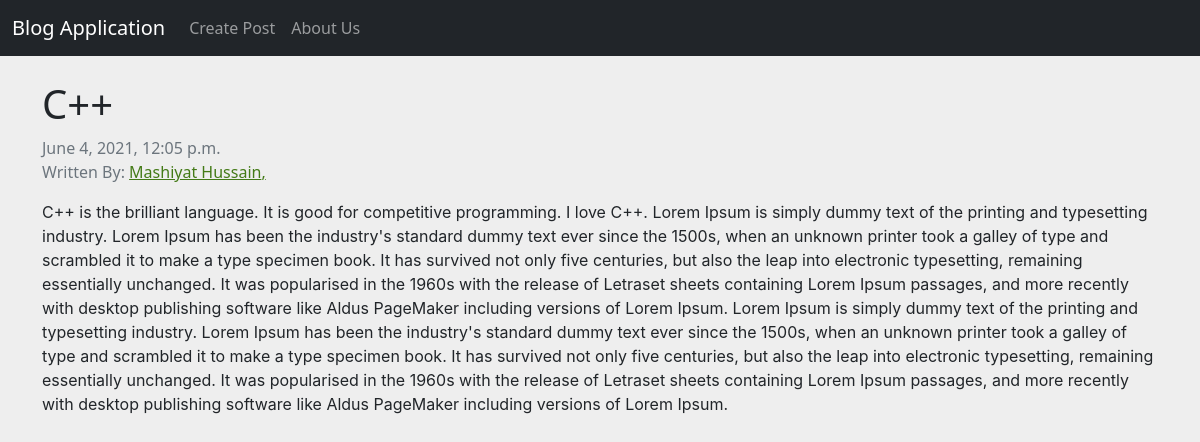
The app's page /article/1 with its own data.
### main/models.py (models this page shows, shortened)
class Article(models.Model):
    title = models.CharField(max_length=256)
    content = models.TextField()
    createdAt = models.DateTimeField(auto_now_add=True)
    authors = models.ManyToManyField('Author')

class Author(models.Model):
    name = models.CharField(max_length=256)
    def __str__(self):
        return self.name

### main/views.py (the view)
# urls.py: path('article/<int:pk>', views.article, name='get_article'),
def article(request, pk):
    article = get_object_or_404(models.Article, pk=pk)
    context = {
        "article": article
    }
    return render(request, 'main/article.html', context)

### templates/main/article.html
{% extends 'main/base.html' %}
{% block content %}
<div class ="container">
<div class="row">
<h1 class="mt-4"> {{article.title}} </h1>
<p class="text-muted" style="margin:0">{{article.createdAt}}</p>
<p class="text-muted">Written By:
{% for author in article.authors.all %}
<a style="color: #437A16;" href="{% url 'get_author' author.id %}">
{{author}},
</a>
{% endfor %}
</p>
<p style="font-family: -apple-system, BlinkMacSystemFont, sans-serif;">
{{article.content}}
</p>
</div>
</div>
{% endblock content %}

### records on screen
Article: title "C++", createdAt "June 4, 2021, 12:05 p.m.", content "C++ is the brilliant language. It is good for competitive programming. I love C++. Lorem Ipsum is simply dummy text of the printing and typesetting industry. Lorem Ipsum has been the industry's standard dummy text ever since the 1500s, when an unknown printer took a galley of type and scrambled it to make a type specimen book. It has survived not only five centuries, but also the leap into electronic typesetting, remaining essentially unchanged. It was popularised in the 1960s with the release of Letraset sheets containing Lorem Ipsum passages, and more recently with desktop publishing software like Aldus PageMaker including versions of Lorem Ipsum. Lorem Ipsum is simply dummy text of the…"
Author: name "Mashiyat Hussain"
